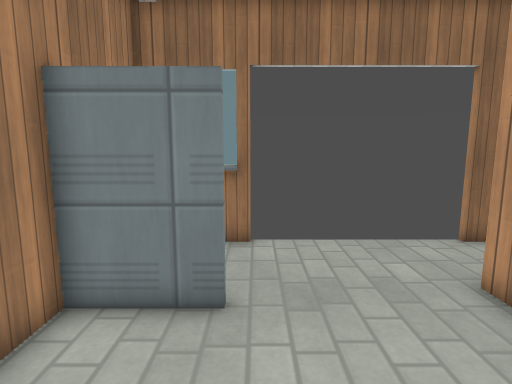
[1] (above)

16 first-person views from a walk through a Godot game level. The camera is 1.5 m above the floor, tilts 8° down and sees 80° across. The floor is counted in squares, 0.5 m on a side. Each view is taken from the middle of a square. On the plan, view 1 faces up. The plan holds only what a view shows up to about 20 squares ahead; the rest is blank. Surface patterns are stand-ins for the level's own textures.

[2]
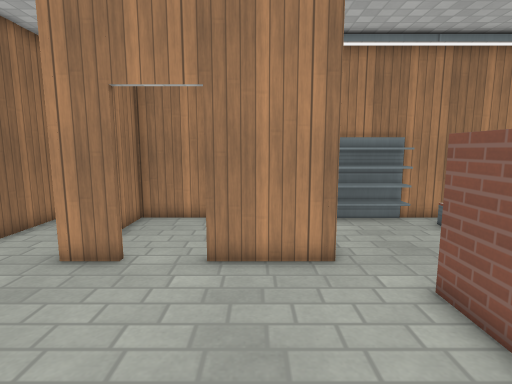

[3]
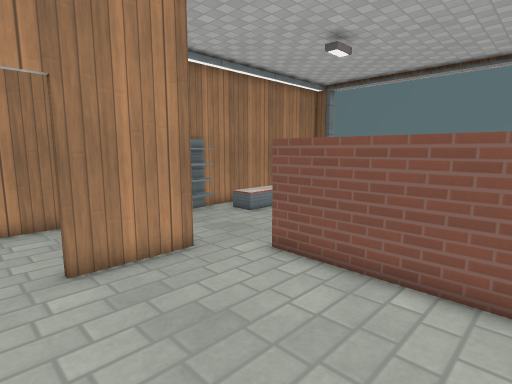

[4]
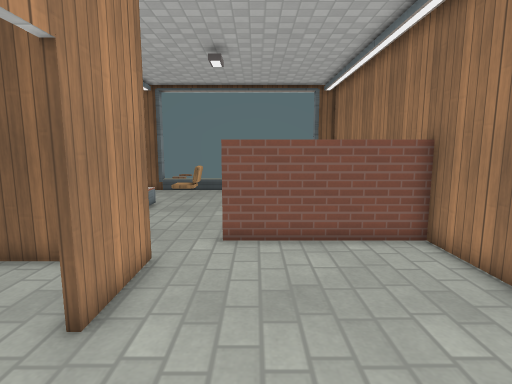

[5]
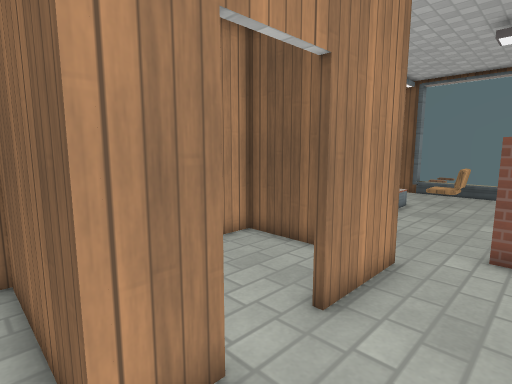

[6]
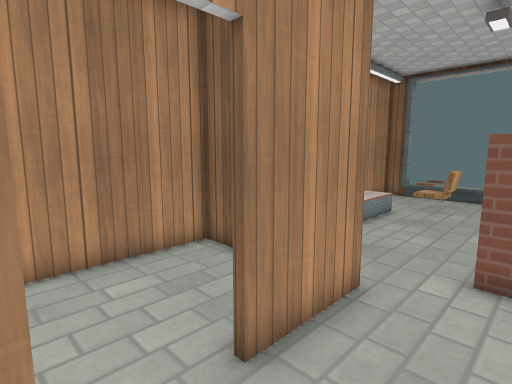

[7]
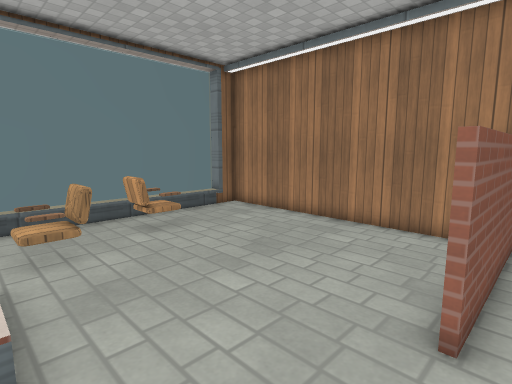

[8]
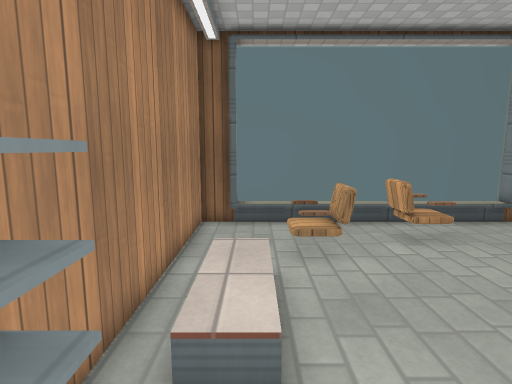

[9]
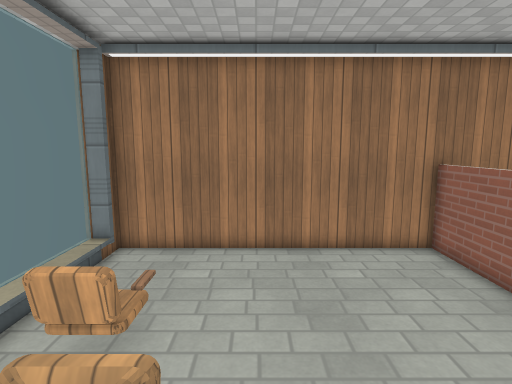

[10]
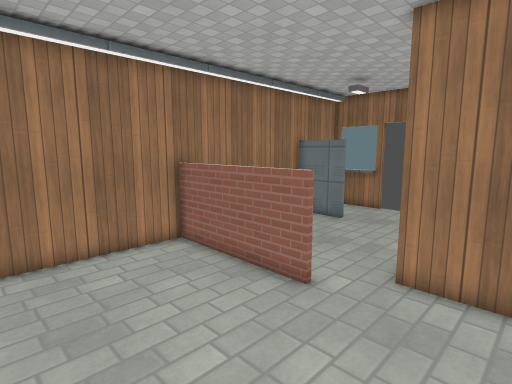

[11]
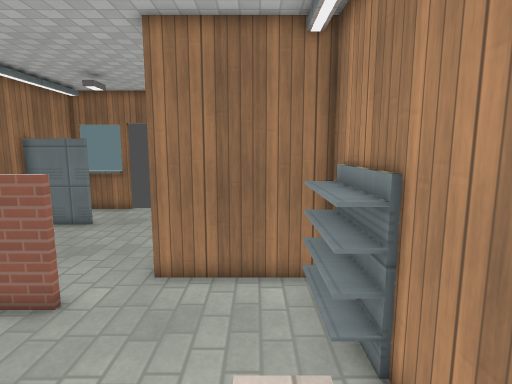

[12]
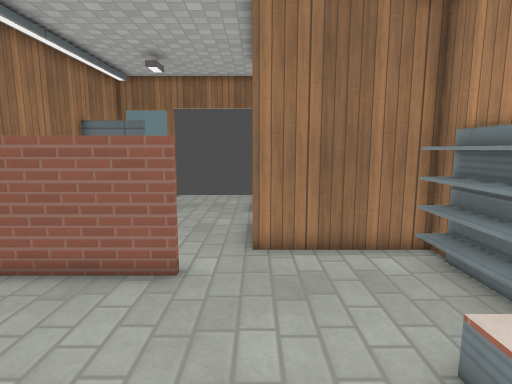

[13]
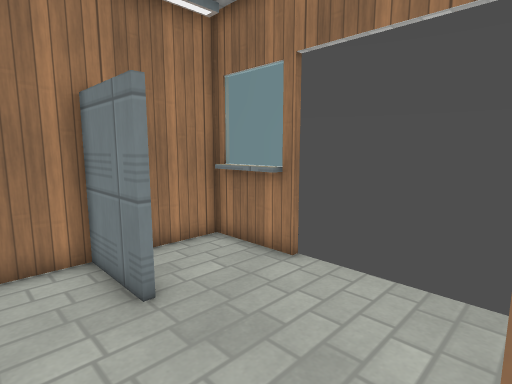

[14]
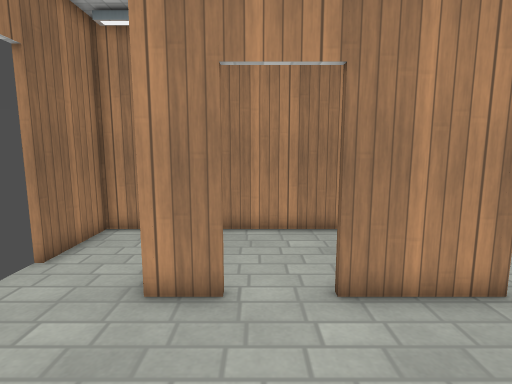

[15]
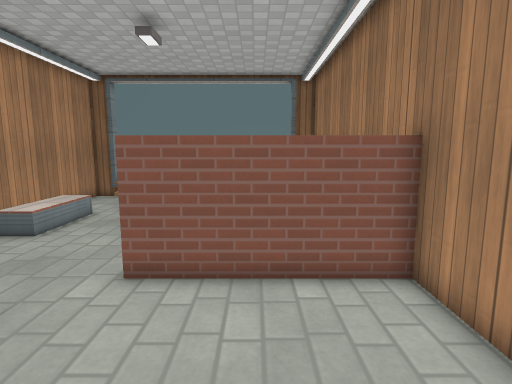

[16]
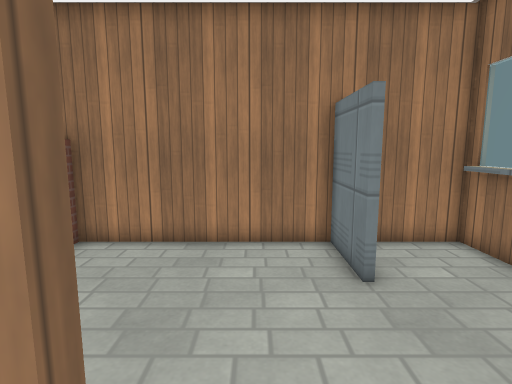

### Floor plan
Key: @ floor where view 1 was taken; # wall or solid block; x gap in a wall; . main floor; : floor 0.5 m higher than the main floor; / step, stairs or slope; C chair; O other object.
Columns run from 4 left of view 1 to 10 right of it. Each row starts with its distance up from view 1.
 10   ##x      x###
  9 ####..........#
  8 #.............#
  7 #.............#
  6 ####.....######
  5 ####.....#....#
  4 #.............#
  3 #.............#
  2 #........#....#
  1 #........#....#
  0 #...@....#....#
 -1 #........######
 -2 #............O#
 -3 ########.....OO
 -4 #............OO
 -5 #............OO
 -6 #.............#
 -7 #...........:/#
 -8 #...........:/#
 -9 #...........:/#
-10 #...........//#
-11 #........CCC..#
-12 #.....CC.CCO..#
-13 #.....OC......#
-14 #.....CC......#
-15 ###OOOOOOOOOO##
-16  ##          ##

Where each view was taken, in squares from view 1:
view 1: 0 up, 0 right, facing up
view 2: 1 up, 3 left, facing right
view 3: 4 up, 3 left, facing down-right
view 4: 7 up, 2 right, facing down
view 5: 7 up, 2 right, facing down-right
view 6: 5 up, 2 right, facing down-right
view 7: 2 down, 8 right, facing down-left
view 8: 3 down, 8 right, facing down
view 9: 10 down, 8 right, facing left
view 10: 10 down, 8 right, facing up-left
view 11: 10 down, 8 right, facing up
view 12: 10 down, 5 right, facing up
view 13: 3 up, 5 right, facing up-left
view 14: 4 up, 1 left, facing right
view 15: 4 up, 0 right, facing down
view 16: 3 up, 6 right, facing left
